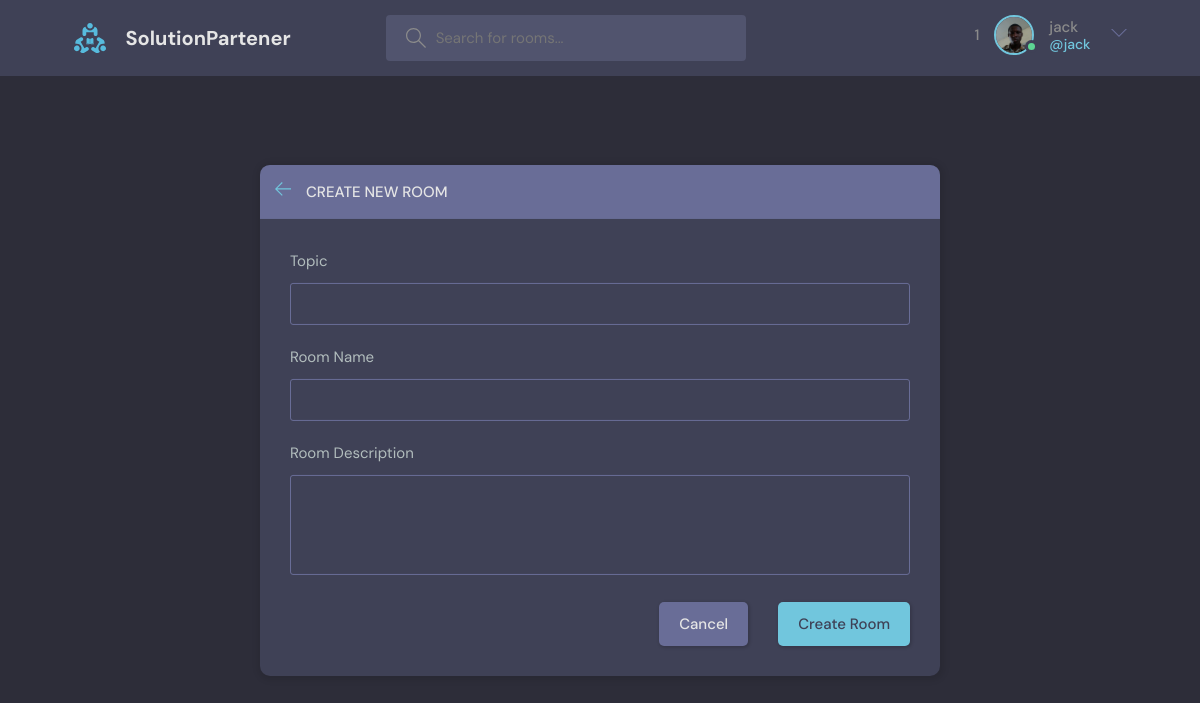
The app's page /room_form/ (signed in) with its own data.
### Base/models.py (models this page shows)
class User(AbstractUser):
    avatar = models.ImageField(upload_to="images", default="avatar.svg")
    email = models.EmailField(null=True, unique=True)
    bio = models.TextField(null=True)
    USERNAME_FIELD = 'email'
    REQUIRED_FIELDS = ['username']

class Message(models.Model):
    user = models.ForeignKey(User, on_delete=models.SET_NULL, null=True)
    room = models.ForeignKey(Room, on_delete=models.SET_NULL, null=True)
    body = models.TextField(null=False, blank=False)
    updated = models.DateTimeField(auto_now=True)
    created = models.DateTimeField(auto_now_add=True)
    def __str__(self):
        return f'{self.body[0:50]}'
    class Meta:
        verbose_name_plural = "Messages"
        verbose_name = "Message"
        ordering = ("-updated", )

### Base/views.py (the view, shortened to what this page needs)
# urls.py: path('room_form/', room_form, name='room_form'),
@login_required(login_url='home')
def room_form(request):
    if request.user.is_authenticated:
        if request.user.first_name == '' and request.user.last_name == '':
            return redirect('edit_user')
    else:
        pass
    form = RoomForm()
    topic = Topic.objects.all()
    context = {'form': form, 'topic': topic}
    return render(request, 'Base/room_form.html', context)

### Base/forms.py
class RoomForm(forms.ModelForm):
    class Meta:
        model = Room
        fields = "__all__"
        exclude = ['participants', 'host']

### Base/templates/Base/room_form.html (shortened to what this page needs)
{% extends "base/main.html" %}
{% block content %}
{% if form %}
  <main class="create-room layout">
    <div class="container">
      <div class="layout__box">
        <div class="layout__boxHeader">
          <div class="layout__boxTitle">
            <a href="{{request.META.HTTP_REFERER}}">
              <svg version="1.1" xmlns="http://www.w3.org/2000/svg" width="32" height="32" viewBox="0 0 32 32">
                <title>arrow-left</title>
                <path
                  d="M13.723 2.286l-13.723 13.714 13.719 13.714 1.616-1.611-10.96-10.96h27.625v-2.286h-27.625l10.965-10.965-1.616-1.607z">
                </path>
              </svg>
            </a>
            <h3>{% if room %} Update {{ room.name }} {% else %} Create New Room {% endif %}</h3>
          </div>
        </div>
        <div class="layout__body">
          <form class="form" method="post">
            <div class="form__group">
              <div class="form__group">
                <label for="room_topic">Topic</label>
                <input required type="text" value="{{room.topic.name}}" name="topic" id="room_topic" list="topic-list" />
              </div>
              <div class="form__group">
                <label for="room_name"> Room Name</label>
                {{ form.name }}
              </div>
              <div class="form__group">
                <label for="room_description"> Room Description </label>
                {{ form.description }}
              </div>
            </div>
            <div class="form__action">
              <a class="btn btn--dark" href="{{request.META.HTTP_REFERER}}">Cancel</a>
              <button class="btn btn--main" type="submit">{% if room %} Update Room {% else %} Create Room {% endif %}</button>
            </div>
          </form>
        </div>
      </div>
    </div>
  </main>
{% endif %}
{% endblock %}

### templates/components/nav.html (shortened to what this page needs)
{% load static %}
<div class="container">
    <a href="/" class="header__logo">
      <img src="{% static 'images/logo.svg' %}" />
      <h1>SolutionPartener</h1>
    </a>
    <form class="header__search" method="get">
      <label>
        <input type="text" placeholder="Search for rooms..." name="q"/>
      </label>
    </form>
    <nav class="header__menu">
      <div class="header__user">
        <a href="{% if request.user.is_authenticated %} {% url "profile" request.user.pk %}  {% endif %}">
          <sup> {{user.message_set.all|length}} </sup>
          <div class="avatar avatar--medium active">
            <img src="{% if request.user.is_authenticated %}{{ user.avatar.url }} {% else %} {% static "images/logo.svg" %} {% endif %}" />
          </div>
          <p>{% if request.user.is_authenticated %} {{ request.user.username }} <span>@{{ request.user.username }} </span>{% else %} hey annoymonuos {% endif %}</p>
        </a>
        <button class="dropdown-button">
          <svg version="1.1" xmlns="http://www.w3.org/2000/svg" width="32" height="32" viewBox="0 0 32 32">
            <title>chevron-down</title>
            <path d="M16 21l-13-13h-3l16 16 16-16h-3l-13 13z"></path>
          </svg>
        </button>
      </div>
    </nav>
  </div>

### records on screen
User: message_set.all|length "1", avatar (picture), user.username "jack"
